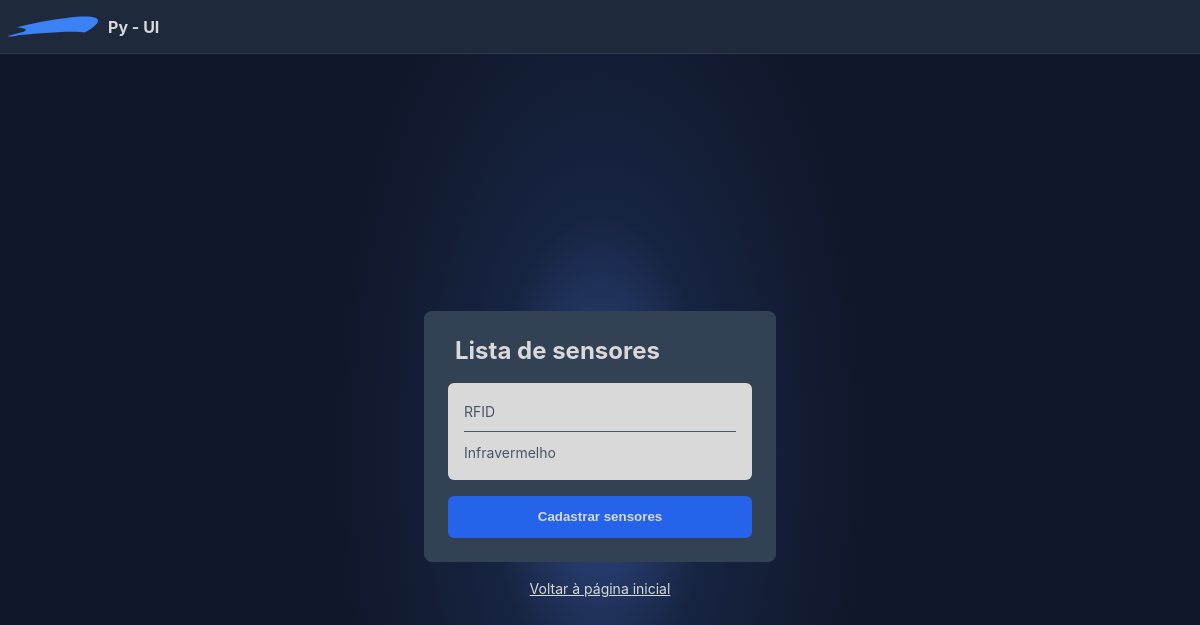
Page /list-sensor (signed in) on the earlier database version.
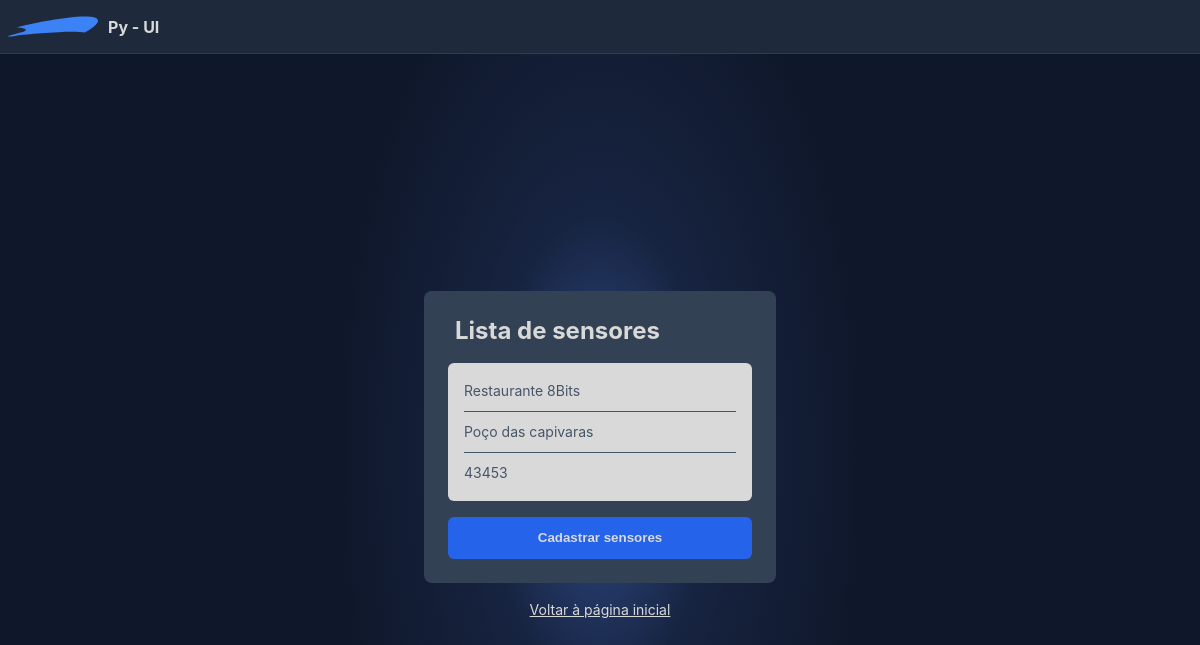
Same page on the later database version.
### tables this page shows
CREATE TABLE sensor (
            id INTEGER UNIQUE,
            location TEXT,
            type INTEGER,
            PRIMARY KEY(id)
        );

### website/controllers/sensor_controller.py (the view)
@sensor_controller.route('/list-sensor')
def list_sensor():
    login_check = check_for_login()
    if login_check != None:
        return login_check
    data = start_query("SELECT * FROM sensor")
    sensors = {}
    index = 0
    for sensor in data:
        sensors.update({index: sensor[1]})
        index += 1
    return render_template("list_sensor.html", sensors=sensors)

### website/utils/db_utils.py (called while the page is built)
def start_query(query):
    global db
    cursor = db.cursor()
    cursor.execute(query)
    db.commit()
    result = cursor.fetchall()
    cursor.close()
    return result

### website/utils/flask_utils.py (called while the page is built)
def check_for_login(test=False):
    if not current_app.config['DEBUG_MODE'] and current_app.config['CURRENT_USER'] == "":
        print("You must be logged!")
        return redirect(current_app.url_for('login_page', error=True))
    else:
        return None

### website/templates/list_sensor.html (shortened to what this page needs)
{% extends "base.html" %}
{% block credential %}
<div class="container">
  <div class="title">
    <p>Lista de sensores</p>
  </div>
  <div class="credencial">
    <div class="list-itens">
      {% for id, sensor in sensors.items() %}
      <article>
        <p>{{sensor}}</p>
        <div class="tools">
          <form id="form" method="POST" action="{{ url_for('sensor_controller.edit_sensor') }}">
          <button class="edit-icon" id="">
          </button>
          </form>
          <form id="form" method="POST" action="{{ url_for('sensor_controller.try_remove_sensor') }}">
          <button class="trash-icon" id="">
          </button>
          </form>
        </div>
      </article>
      {% endfor %}
    </div>
  </div>
  <div class="credencial">
    <a href="{{url_for('sensor_controller.register_sensor')}}">
    <button type="submit" id="">
      Cadastrar sensores
    </button>
    </a>
  </div>
</div>
<a href="{{ url_for('home_page') }}">Voltar à página inicial</a>
{% endblock %}

### website/templates/base.html (shortened to what this page needs)
<!DOCTYPE html>
<html lang="pt-br">
<head>
  <link rel="stylesheet" href="{{ url_for('static', filename='stylesheets/list_page.css') }}">
  <link rel="stylesheet" href="{{ url_for('static', filename='stylesheets/credential_form.css') }}">
  <link rel="stylesheet" href="{{ url_for('static', filename='stylesheets/styles.css') }}">
  <link rel="stylesheet" href="{{url_for('static', filename= 'stylesheets/about_page.css') }}">
  <link rel="stylesheet" href="{{url_for('static', filename= 'stylesheets/register_sucessfully.css') }}">
</head>
<body>
  <header>
    <div class="navbar-items">
      <a href="{{ url_for('home_page') }}">
        <img src="{{ url_for('static', filename='img/logo.svg') }}" alt="Logo" title="Py-UI">
        <h1>Py - UI</h1>
      </a>
    </div>
  </header>
  <main>
    <div class="backgroundRadius">
      {% block credential %}
      {% endblock %}
    </div>
  </main>
</body>
</html>

### website/static/stylesheets/list_page.css (style rules this page uses)
.list-itens { background-color: var(--offwhite); border-radius: 0.375rem; padding-inline: 1rem; padding-block: 0.5rem; }
article + article { border-top: 0.0625rem solid var(--slate-600); }

### website/static/stylesheets/credential_form.css (style rules this page uses)
p { font-size: 1rem; color: var(--offwhite); margin-bottom: 0rem; margin-top: 0rem; }
main { display: flex; height: 100%; justify-content: center; background-color: #0F172A; background: radial-gradient(28.12% 88.89% at 50% 50%, #334F90 0%, #172441 33.4%, #131D35 55.9%, #0F172A 79.4%); }
.backgroundRadius { display: flex; flex-direction: column; justify-content: center; align-items: center; height: 100vh; }
.container { display: flex; gap: 1rem; min-width: 19rem; flex-direction: column; padding: 1.5rem; background-color: var(--slate-700); border-radius: 0.5rem; }
a { color: var(--offwhite); font-size: 1.125rem; margin-top: 1.125rem; }
button { width: 100%; height: 2.625rem; padding-inline: 0.75rem; padding-block: 0.2rem; line-height: 0.875rem; font-weight: bold; background-color: var(--blue-600); color: var(--offwhite); border: none; border-radius: 0.375rem; }

### website/static/stylesheets/styles.css (style rules this page uses)
:root { --blue-500: #3B82F6; --blue-600: #2563EB; --blue-600-20: #2563EB33; --blue-700: #1d4ed8; --red-500: #ef4444; --red-500-20: #ef444433; --red-600: #dc2626; --offwhite: #D9D9D9; --offwhite-10:#D9D9D91A; --offwhite-15: #D9D9D926; --slate-400: #94a3b8; --slate-600: #475569; --slate-700: #334155; --slate-750: #283444; --slate-800: #1e293b; --slate-900: #0f172a; --black-1000: #000000; }
body { padding: 0px; margin: 0px; background-color: var(--slate-900); font-family: "Inter", sans-serif; color: var(--offwhite); }
button { cursor: pointer; }

### website/static/stylesheets/about_page.css (style rules this page uses)
p, a, ul, li { font-size: 0.875rem; }
h1 { font-size: 1.125rem; margin-block: 0.875rem; }
img { display: flex; max-width: 50rem; height: auto; }
body { background-color: var(--slate-600); color: var(--offwhite); }

Differences in the rows shown:
changed sensor: location "RFID" → "Restaurante 8Bits"
changed sensor: location "Infravermelho" → "Poço das capivaras"
added sensor: location "43453"
